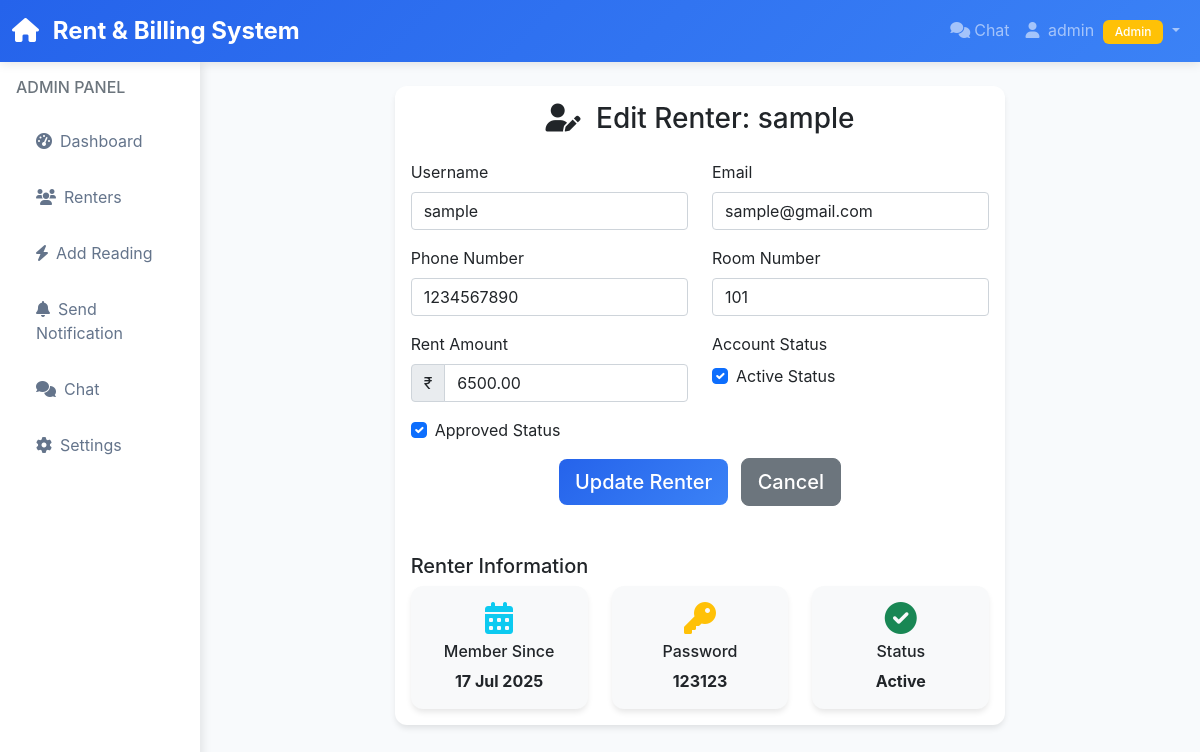
The page /admin/edit_renter/2 (signed in) on the database its author committed.
### models.py (models this page shows, shortened)
class User(UserMixin, db.Model):
    id = db.Column(db.Integer, primary_key=True)
    username = db.Column(db.String(80), unique=True, nullable=False)
    email = db.Column(db.String(120), unique=True, nullable=False)
    password_hash = db.Column(db.String(255), nullable=False)
    password_plain = db.Column(db.String(255), nullable=True)  # For admin override
    is_admin = db.Column(db.Boolean, default=False)
    is_active = db.Column(db.Boolean, default=True)
    is_approved = db.Column(db.Boolean, default=False)  # Admin approval required
    date_created = db.Column(db.DateTime, default=datetime.utcnow)
    rent_amount = db.Column(db.Numeric(10, 2), default=0.0)
    room_number = db.Column(db.String(20), nullable=True)
    phone = db.Column(db.String(20), nullable=True)
    meter_readings = db.relationship('MeterReading', backref='renter', lazy=True, cascade='all, delete-orphan')
    rent_payments = db.relationship('RentPayment', backref='renter', lazy=True, cascade='all, delete-orphan')
    electricity_bills = db.relationship('ElectricityBill', foreign_keys='ElectricityBill.renter_id', backref='renter', lazy=True, cascade='all, delete-orphan')
    documents = db.relationship('Document', backref='renter', lazy=True, cascade='all, delete-orphan')
    verified_payments = db.relationship('ElectricityBill', foreign_keys='ElectricityBill.verified_by', backref='verifier', lazy=True)

### app.py (the view, shortened to what this page needs)
@app.route('/admin/edit_renter/<int:renter_id>', methods=['GET', 'POST'])
@login_required
def edit_renter(renter_id):
    if not current_user.is_admin:
        return redirect(url_for('renter_dashboard'))
    renter = User.query.get_or_404(renter_id)
    form = EditRenterForm(obj=renter)
    return render_template('edit_renter.html', form=form, renter=renter)

### forms.py
class EditRenterForm(FlaskForm):
    username = StringField('Username', validators=[
        DataRequired(),
        Length(min=4, max=20, message='Username must be between 4 and 20 characters.')
    ])
    email = StringField('Email', validators=[
        DataRequired(),
        Email(message='Please enter a valid email address.')
    ])
    phone = StringField('Phone Number', validators=[
        DataRequired(),
        Length(min=10, max=15, message='Phone number must be between 10 and 15 characters.')
    ])
    room_number = StringField('Room Number', validators=[
        DataRequired(),
        Length(min=1, max=20, message='Room number must be between 1 and 20 characters.')
    ])
    rent_amount = DecimalField('Rent Amount', validators=[
        DataRequired(),
        NumberRange(min=0, message='Rent amount must be positive')
    ])
    is_active = BooleanField('Active Status')
    is_approved = BooleanField('Approved Status')
    submit = SubmitField('Update Renter')

### app.py (called while the page is built)
@login_manager.user_loader
def load_user(user_id):
    return User.query.get(int(user_id))

### templates/edit_renter.html (shortened to what this page needs)
{% extends "base.html" %}
{% block content %}
<div class="row justify-content-center">
    <div class="col-md-8">
        <div class="card">
            <div class="card-body">
                <h3 class="card-title text-center mb-4">
                    <i class="fas fa-user-edit me-2"></i>
                    Edit Renter: {{ renter.username }}
                </h3>
                <form method="POST">
                    <div class="row">
                        <div class="col-md-6">
                            <div class="mb-3">
                                {{ form.username.label(class="form-label") }}
                                {{ form.username(class="form-control") }}
                            </div>
                        </div>
                        <div class="col-md-6">
                            <div class="mb-3">
                                {{ form.email.label(class="form-label") }}
                                {{ form.email(class="form-control") }}
                            </div>
                        </div>
                    </div>
                    <div class="row">
                        <div class="col-md-6">
                            <div class="mb-3">
                                {{ form.phone.label(class="form-label") }}
                                {{ form.phone(class="form-control") }}
                            </div>
                        </div>
                        <div class="col-md-6">
                            <div class="mb-3">
                                {{ form.room_number.label(class="form-label") }}
                                {{ form.room_number(class="form-control") }}
                            </div>
                        </div>
                    </div>
                    <div class="row">
                        <div class="col-md-6">
                            <div class="mb-3">
                                {{ form.rent_amount.label(class="form-label") }}
                                <div class="input-group">
                                    <span class="input-group-text">₹</span>
                                    {{ form.rent_amount(class="form-control") }}
                                </div>
                            </div>
                        </div>
                        <div class="col-md-6">
                            <div class="mb-3">
                                <label class="form-label">Account Status</label>
                                <div class="form-check">
                                    {{ form.is_active(class="form-check-input") }}
                                    {{ form.is_active.label(class="form-check-label") }}
                                </div>
                            </div>
                        </div>
                        <div class="col-md-6">
                            <div class="mb-3">
                                <div class="form-check">
                                    {{ form.is_approved(class="form-check-input") }}
                                    {{ form.is_approved.label(class="form-check-label") }}
                                </div>
                            </div>
                        </div>
                    </div>
                    <div class="text-center">
                        {{ form.submit(class="btn btn-primary btn-lg") }}
                        <a href="{{ url_for('admin_renters') }}" class="btn btn-secondary btn-lg ms-2">
                            Cancel
                        </a>
                    </div>
                </form>
                <div class="mt-5">
                    <h5>Renter Information</h5>
                    <div class="row">
                        <div class="col-md-4">
                            <div class="card bg-light">
                                <div class="card-body text-center">
                                    <i class="fas fa-calendar-alt fa-2x text-info mb-2"></i>
                                    <h6>Member Since</h6>
                                    <strong>{{ renter.date_created.strftime('%d %b %Y') }}</strong>
                                </div>
                            </div>
                        </div>
                        <div class="col-md-4">
                            <div class="card bg-light">
                                <div class="card-body text-center">
                                    <i class="fas fa-key fa-2x text-warning mb-2"></i>
                                    <h6>Password</h6>
                                    <strong>{{ renter.password_plain }}</strong>
                                </div>
                            </div>
                        </div>
                        <div class="col-md-4">
                            <div class="card bg-light">
                                <div class="card-body text-center">
                                    <i class="fas fa-{{ 'check-circle' if renter.is_active else 'times-circle' }} fa-2x {{ 'text-success' if renter.is_active else 'text-danger' }} mb-2"></i>
                                    <h6>Status</h6>
                                    <strong>{{ 'Active' if renter.is_active else 'Inactive' }}</strong>
                                </div>
                            </div>
                        </div>
                    </div>
                </div>
            </div>
        </div>
    </div>
</div>
{% endblock %}

### templates/base.html (shortened to what this page needs)
<!DOCTYPE html>
<html lang="en">
<head>
    <link href="https://cdn.jsdelivr.net/npm/bootstrap@5.1.3/dist/css/bootstrap.min.css" rel="stylesheet">
    <link href="https://cdnjs.cloudflare.com/ajax/libs/font-awesome/6.0.0/css/all.min.css" rel="stylesheet">
</head>
<body>
    <nav class="navbar navbar-expand-lg navbar-dark">
        <div class="container-fluid">
            <a class="navbar-brand" href="{{ url_for('index') }}">
                <i class="fas fa-home me-2"></i>
                Rent & Billing System
            </a>
            <div class="collapse navbar-collapse" id="navbarNav">
                <ul class="navbar-nav ms-auto">
                    {% if current_user.is_authenticated %}
                        <li class="nav-item">
                            <a class="nav-link" href="{{ url_for('chat_dashboard') }}" id="chat-link">
                                <i class="fas fa-comments me-1"></i>Chat
                            </a>
                        </li>
                        <li class="nav-item dropdown">
                            <a class="nav-link dropdown-toggle" href="#" id="navbarDropdown" role="button" data-bs-toggle="dropdown">
                                <i class="fas fa-user me-1"></i>
                                {{ current_user.username }}
                                {% if current_user.is_admin %}
                                    <span class="badge bg-warning ms-1">Admin</span>
                                {% endif %}
                            </a>
                        </li>
                    {% endif %}
                </ul>
            </div>
        </div>
    </nav>
    <div class="container-fluid">
        <div class="row">
            {% if current_user.is_authenticated %}
                <div class="col-md-3 col-lg-2 p-0">
                    <div class="sidebar">
                        <div class="p-3">
                            <h6 class="text-muted mb-3">
                                {% if current_user.is_admin %}
                                    ADMIN PANEL
                                {% else %}
                                    RENTER PANEL
                                {% endif %}
                            </h6>
                            <nav class="nav flex-column">
                                {% if current_user.is_admin %}
                                    <a class="nav-link" href="{{ url_for('admin_dashboard') }}">
                                        <i class="fas fa-tachometer-alt me-2"></i>Dashboard
                                    </a>
                                    <a class="nav-link" href="{{ url_for('admin_renters') }}">
                                        <i class="fas fa-users me-2"></i>Renters
                                    </a>
                                    <a class="nav-link" href="{{ url_for('add_meter_reading') }}">
                                        <i class="fas fa-bolt me-2"></i>Add Reading
                                    </a>
                                    <a class="nav-link" href="{{ url_for('send_notification') }}">
                                        <i class="fas fa-bell me-2"></i>Send Notification
                                    </a>
                                    <a class="nav-link" href="{{ url_for('chat_dashboard') }}">
                                        <i class="fas fa-comments me-2"></i>Chat
                                    </a>
                                    <a class="nav-link" href="{{ url_for('admin_settings') }}">
                                        <i class="fas fa-cog me-2"></i>Settings
                                    </a>
                                {% endif %}
                            </nav>
                        </div>
                    </div>
                </div>
                <div class="col-md-9 col-lg-10">
            {% else %}
                <div class="col-12">
            {% endif %}
                    <div class="main-content p-4">
                        {% block content %}{% endblock %}
                    </div>
                </div>
        </div>
    </div>
</body>
</html>

### templates/base.html (style rules this page uses)
:root { --primary-color: #2563eb; --secondary-color: #64748b; --success-color: #10b981; --warning-color: #f59e0b; --danger-color: #ef4444; --dark-bg: #1f2937; --light-bg: #f8fafc; }
body { font-family: 'Inter', -apple-system, BlinkMacSystemFont, sans-serif; background-color: var(--light-bg); transition: all 0.3s ease; }
.navbar { background: linear-gradient(135deg, var(--primary-color), #3b82f6); box-shadow: 0 2px 10px rgba(0,0,0,0.1); }
.navbar-brand { font-weight: 700; font-size: 1.5rem; }
.card { border: none; border-radius: 12px; box-shadow: 0 4px 6px -1px rgba(0, 0, 0, 0.1); transition: all 0.3s ease; }
.btn { border-radius: 8px; font-weight: 500; transition: all 0.3s ease; }
.btn-primary { background: linear-gradient(135deg, var(--primary-color), #3b82f6); border: none; }
.sidebar { background: white; min-height: calc(100vh - 76px); box-shadow: 2px 0 10px rgba(0,0,0,0.1); }
.sidebar .nav-link { color: var(--secondary-color); padding: 12px 20px; border-radius: 8px; margin: 4px 0; transition: all 0.3s ease; }
.badge { font-weight: 500; padding: 6px 12px; border-radius: 6px; }

### rows shown on the page
User: username "admin"
User: username "sample", email "sample@gmail.com", phone "1234567890", room_number "101", rent_amount "6500.00", is_active "☑", is_approved "☑", date_created "17 Jul 2025", password_plain "123123", is_active "Active"
